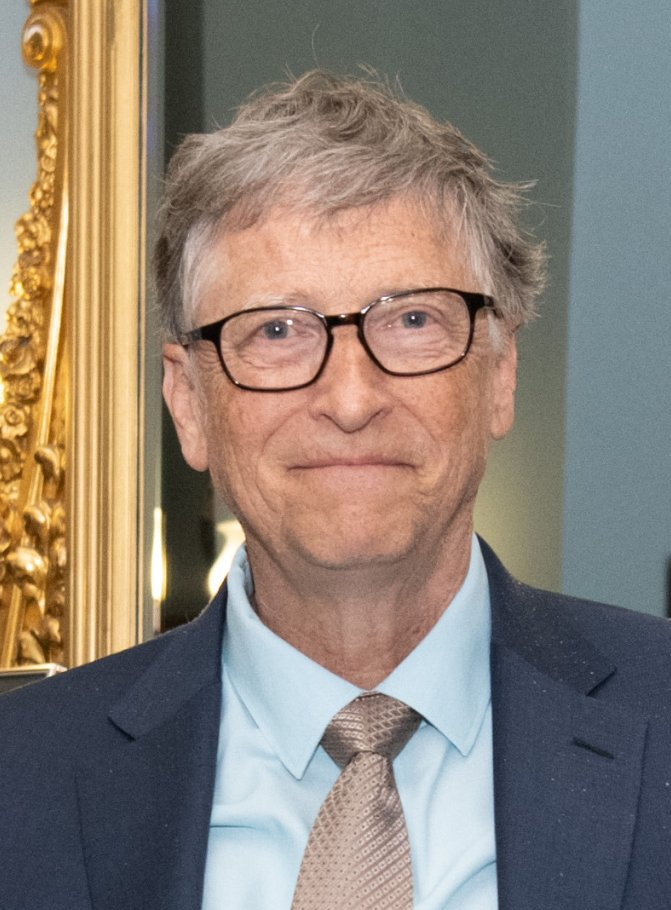
#> input picture Images/Bill-Gates.jpg, 671 x 910 px
$ python Filters.py
#> lines starting #> are read from the running program, lines starting #| are printed output that depends on the picture
import numpy as np
from scipy import ndimage
import cv2
import tkinter as tk
from tkinter import filedialog


class ImageProcessor:
    def add_uniform_noise(self, image, low=0, high=50):
        """Add uniform noise to image"""
        noise = np.random.uniform(low, high, image.shape)
        noisy_image = image + noise
        return np.clip(noisy_image, 0, 255).astype(np.uint8)

    def add_gaussian_noise(self, image, mean=0, sigma=25):
        """Add Gaussian noise to image"""
        noise = np.random.normal(mean, sigma, image.shape)
        noisy_image = image + noise
        return np.clip(noisy_image, 0, 255).astype(np.uint8)

    def add_salt_pepper_noise(self, image, prob=0.05):
        """Add salt and pepper noise to image"""
        noisy_image = np.copy(image)
        # Salt noise
        salt_mask = np.random.random(image.shape) < prob / 2
        noisy_image[salt_mask] = 255
        # Pepper noise
        pepper_mask = np.random.random(image.shape) < prob / 2
        noisy_image[pepper_mask] = 0
        return noisy_image

    def average_filter(self, image, kernel_size=3):
        """Apply average filter"""
        kernel = np.ones((kernel_size, kernel_size)) / (kernel_size ** 2)
        filtered_image = ndimage.convolve(image, kernel)
        return filtered_image.astype(np.uint8)

    def gaussian_filter(self, image, kernel_size=3, sigma=1):
        """Apply Gaussian filter"""
        x, y = np.meshgrid(np.linspace(-1, 1, kernel_size),
                           np.linspace(-1, 1, kernel_size))
        d = np.sqrt(x * x + y * y)
        kernel = np.exp(-(d ** 2 / (2.0 * sigma ** 2)))
        kernel = kernel / kernel.sum()
        filtered_image = ndimage.convolve(image, kernel)
        return filtered_image.astype(np.uint8)

    def median_filter(self, image, kernel_size=3):
        """Apply median filter"""
        filtered_image = ndimage.median_filter(image, size=kernel_size)
        return filtered_image.astype(np.uint8)

    def sobel_edge_detection(self, image):
        """Apply Sobel edge detection"""
        # Convert image to float
        img = image.astype('float64')

        # Define Sobel kernels
        sobel_x = np.array([[-1, 0, 1],
                            [-2, 0, 2],
                            [-1, 0, 1]])
        sobel_y = np.array([[-1, -2, -1],
                            [0, 0, 0],
                            [1, 2, 1]])

        # Apply convolution
        grad_x = ndimage.convolve(img, sobel_x)
        grad_y = ndimage.convolve(img, sobel_y)

        # Calculate magnitude and normalize
        magnitude = np.sqrt(grad_x ** 2 + grad_y ** 2)
        magnitude = magnitude * (255.0 / magnitude.max())

        # Apply thresholding
        threshold = magnitude.mean() * 0.6
        magnitude[magnitude < threshold] = 0

        return magnitude.astype(np.uint8)

    def roberts_edge_detection(self, image):
        """Apply Roberts edge detection"""
        # Convert image to float
        img = image.astype('float64')

        # Define Roberts kernels
        roberts_x = np.array([[1, 0],
                              [0, -1]])
        roberts_y = np.array([[0, 1],
                              [-1, 0]])

        # Pad image to handle boundaries
        padded_img = np.pad(img, ((0, 1), (0, 1)), mode='edge')

        # Apply convolution
        grad_x = ndimage.convolve(padded_img, roberts_x)
        grad_y = ndimage.convolve(padded_img, roberts_y)

        # Calculate magnitude and normalize
        magnitude = np.sqrt(grad_x ** 2 + grad_y ** 2)
        magnitude = magnitude[:-1, :-1]  # Remove padding
        magnitude = magnitude * (255.0 / magnitude.max())

        # Apply thresholding
        threshold = magnitude.mean() * 0.5
        magnitude[magnitude < threshold] = 0

        return magnitude.astype(np.uint8)

    def prewitt_edge_detection(self, image):
        """Apply Prewitt edge detection"""
        # Convert image to float
        img = image.astype('float64')

        # Define Prewitt kernels
        prewitt_x = np.array([[-1, 0, 1],
                              [-1, 0, 1],
                              [-1, 0, 1]])
        prewitt_y = np.array([[-1, -1, -1],
                              [0, 0, 0],
                              [1, 1, 1]])

        # Apply convolution
        grad_x = ndimage.convolve(img, prewitt_x)
        grad_y = ndimage.convolve(img, prewitt_y)

        # Calculate magnitude and normalize
        magnitude = np.sqrt(grad_x ** 2 + grad_y ** 2)
        magnitude = magnitude * (255.0 / magnitude.max())

        # Apply thresholding
        threshold = magnitude.mean() * 0.6
        magnitude[magnitude < threshold] = 0

        return magnitude.astype(np.uint8)

    def canny_edge_detection(self, image, low_threshold=50, high_threshold=150):
        """Apply Canny edge detection"""
        return cv2.Canny(image, low_threshold, high_threshold)


def test_image_processing():
    """Test function with edge detection comparison"""
    root = tk.Tk()
    root.withdraw()
    file_path = filedialog.askopenfilename(title="اختر الصورة طال عمرك", filetypes=[("image files", "*.jpg;*.png")])
#> the answer given: Images/Bill-Gates.jpg
    # قراءة الصورة
    original_image = cv2.imread(file_path)
#> original_image is the input picture: shape (910, 671, 3); mean B, G, R 116.9, 128.1, 140.3
    gray_image = cv2.cvtColor(original_image, cv2.COLOR_BGR2GRAY)


    if original_image is None:
        print("خطأ فادح جدا يكاد يكون كارثة في قراءة الصورة!")
        return

    processor = ImageProcessor()
    #اختبار اضافة الضوضاء التجربة الخامسة
    add_uniform_noise = processor.add_uniform_noise(gray_image)
    add_gaussian_noise = processor.add_gaussian_noise(gray_image)
    add_salt_and_pepper_noise = processor.add_salt_pepper_noise(gray_image)
#> in add_salt_pepper_noise, `noisy_image[pepper_mask] = 0`:
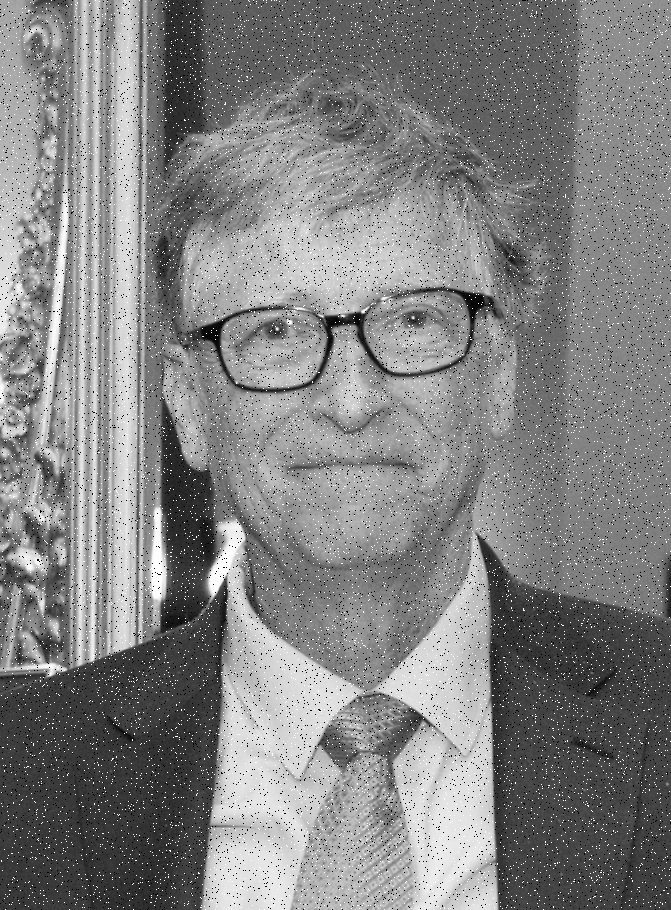
#> noisy_image: shape (910, 671); min 0, max 255, mean 130.2
    combined_noises = np.hstack((add_uniform_noise, add_gaussian_noise, add_salt_and_pepper_noise))
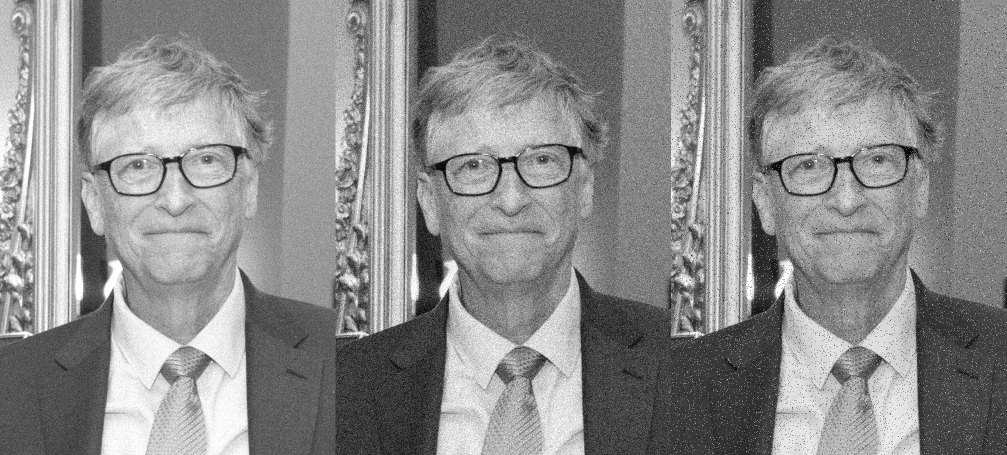
#> combined_noises: shape (910, 2013) (shown at 1/2 size); min 0, max 255, mean 138.3

    #اختبار تطبيق الفلاتر التجربة الثالثة
    average_filter = processor.average_filter(combined_noises)
    gaussian_filter = processor.gaussian_filter(combined_noises)
    median_filter = processor.median_filter(combined_noises)
    combined_filtered = np.hstack((average_filter, gaussian_filter, median_filter))
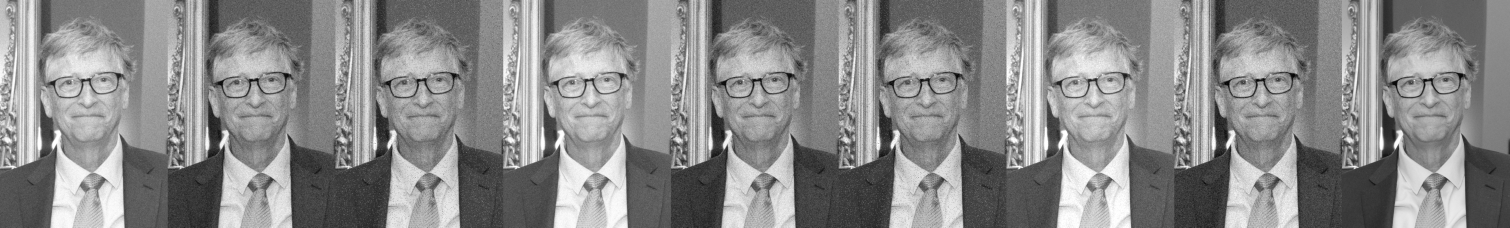
#> combined_filtered: shape (910, 6039) (shown at 1/4 size); min 0, max 255, mean 138


    #  اختبار كشف الحواف التجربة التاسعة
    edges_sobel = processor.sobel_edge_detection(gray_image)
#> in sobel_edge_detection, `threshold = magnitude.mean() * 0.6`: threshold = 9
    edges_roberts = processor.roberts_edge_detection(gray_image)
#> in roberts_edge_detection, `grad_y = ndimage.convolve(padded_img, roberts_y)`:
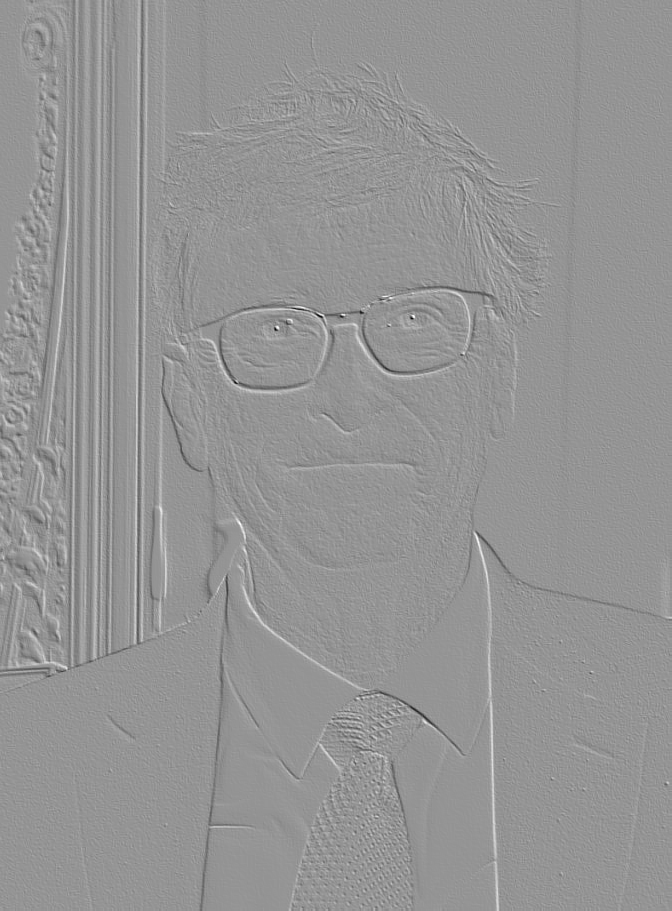
#> grad_y: shape (911, 672) float64; min -160, max 114, mean 0.1; drawn with min black and max white
#> in roberts_edge_detection, `magnitude = np.sqrt(grad_x ** 2 + grad_y ** 2)`:
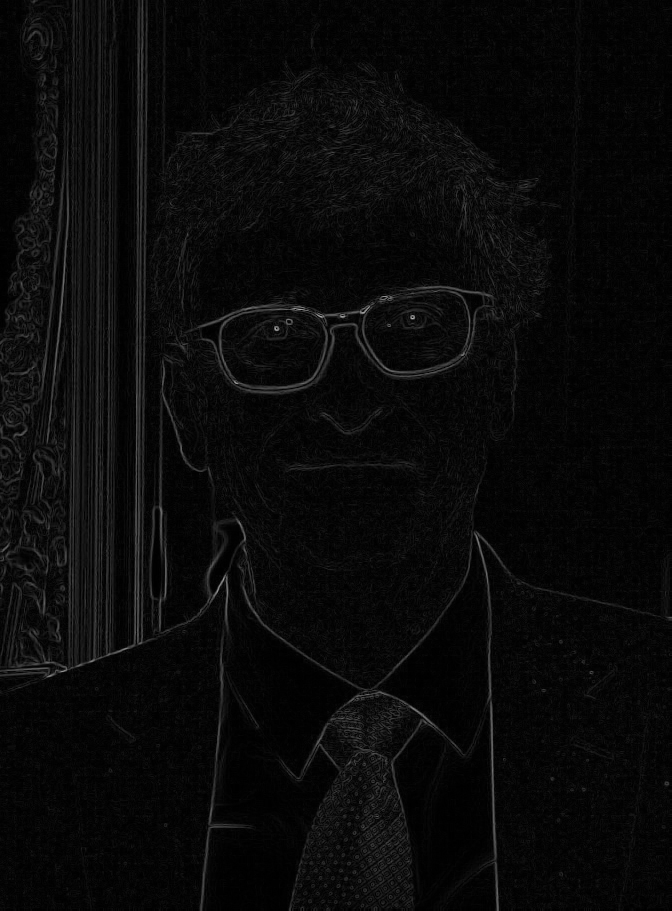
#> magnitude: shape (911, 672) float64; min 0, max 181.6, mean 9.9
#> in roberts_edge_detection, `threshold = magnitude.mean() * 0.5`: threshold = 6.97
    edges_prewitt = processor.prewitt_edge_detection(gray_image)
#> in prewitt_edge_detection, `threshold = magnitude.mean() * 0.6`: threshold = 9.03
    edges_canny = processor.canny_edge_detection(gray_image)
#> in canny_edge_detection, `return cv2.Canny(image, low_threshold, high_threshold)`:
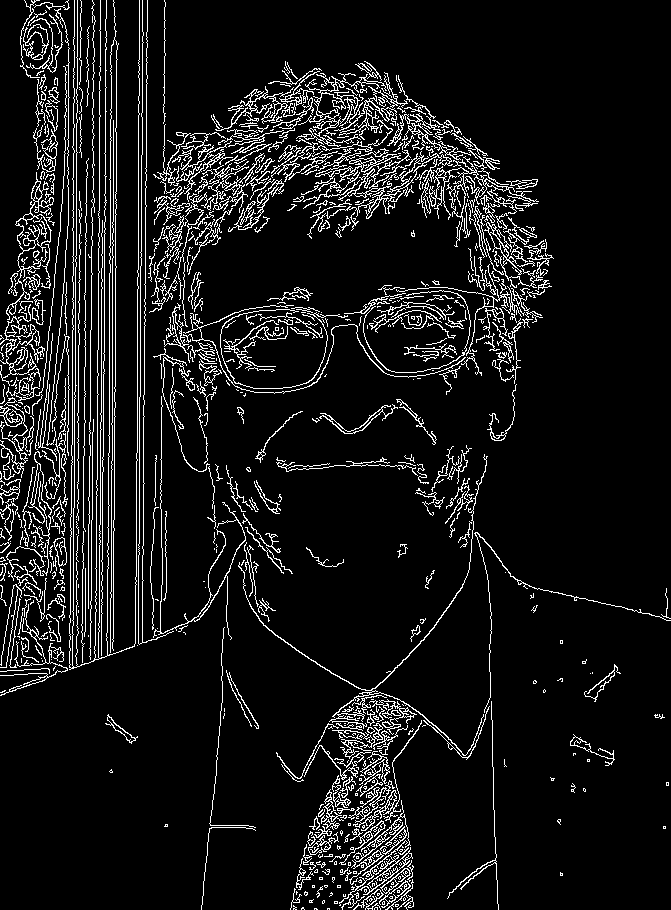
#> returned value: shape (910, 671); 8.7% white in thin lines or dots
    combined_edges = np.hstack((edges_sobel, edges_roberts, edges_prewitt, edges_canny))
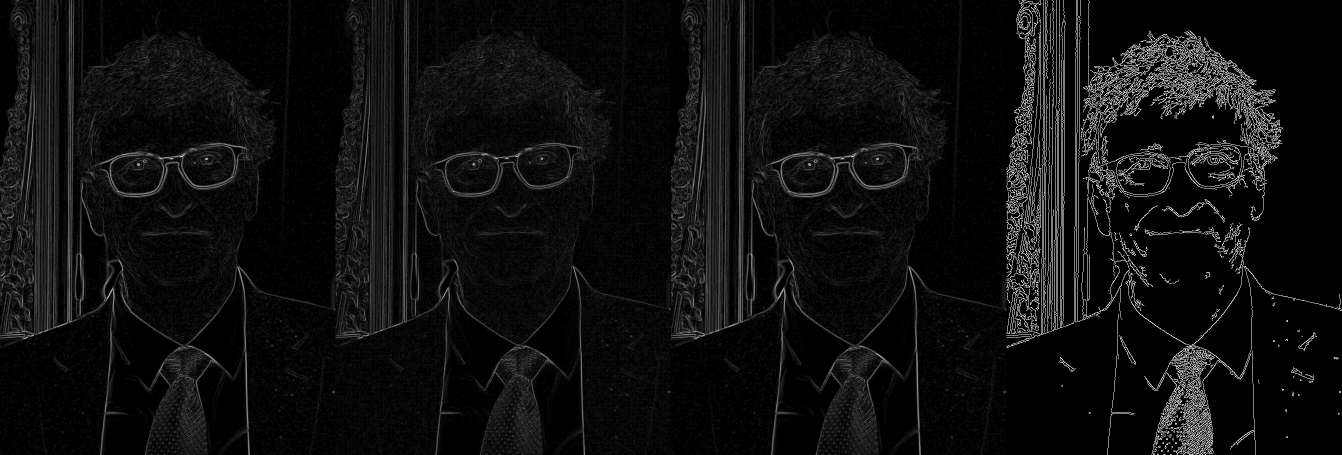
#> combined_edges: shape (910, 2684) (shown at 1/2 size); min 0, max 255, mean 14.7

    # عرض النتائج جنباً إلى جنب


    #cv2.imshow('Edge Detection Comparison', combined_edges)
    cv2.imwrite('edge_detection_comparison.jpg', combined_edges)
    cv2.imwrite("noise_adding_comparison.jpg", combined_noises)
    cv2.imwrite("filtered_noised_images.jpg", combined_filtered)
    cv2.imwrite("gray image.jpg", gray_image)
    cv2.imwrite("the_original_image.jpg", original_image)


    cv2.waitKey(0)
    cv2.destroyAllWindows()


if __name__ == "__main__":
    test_image_processing()


# [9 lines of commented-out code are left out]

$ run again, on Images/Boats.ppm
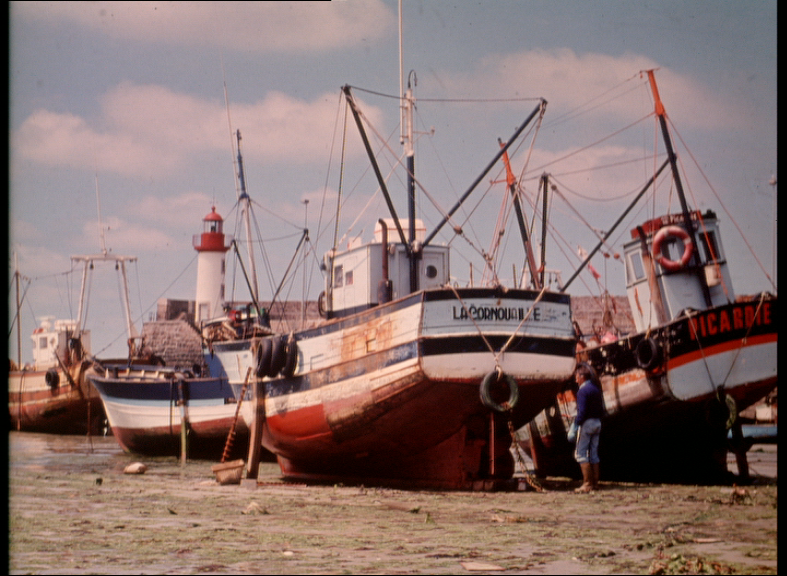
#> input picture Images/Boats.ppm, 787 x 576 px
#> in test_image_processing, original_image is the input picture: shape (576, 787, 3); mean B, G, R 111.6, 114.7, 137.3
#> in sobel_edge_detection, `threshold = magnitude.mean() * 0.6`: threshold = 11.97
#> in roberts_edge_detection, `threshold = magnitude.mean() * 0.5`: threshold = 6.07
#> in prewitt_edge_detection, `threshold = magnitude.mean() * 0.6`: threshold = 11.84
#> in canny_edge_detection, `return cv2.Canny(image, low_threshold, high_threshold)`:
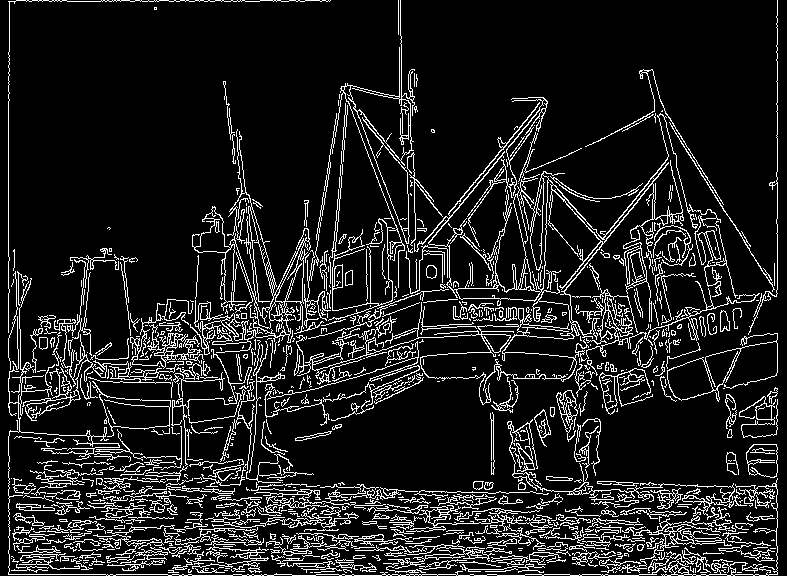
#> returned value: shape (576, 787); 12% white in thin lines or dots
#> in test_image_processing, `combined_edges = np.hstack((edges_sobel, edges_roberts, edges_prewitt,..`:
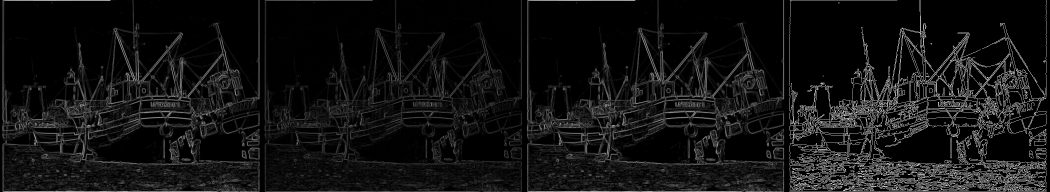
#> combined_edges: shape (576, 3148) (shown at 1/3 size); min 0, max 255, mean 18.9

$ run again, on Images/baboon.ppm
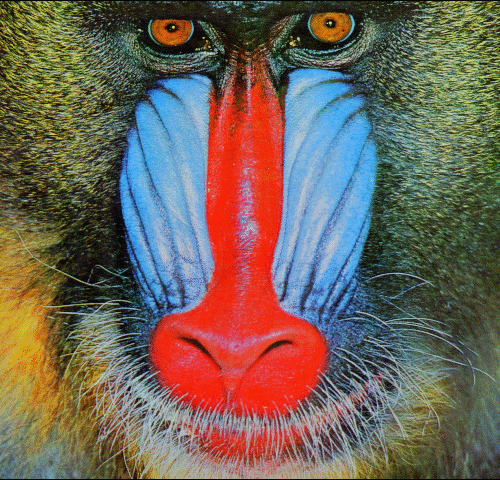
#> input picture Images/baboon.ppm, 500 x 480 px
#> in test_image_processing, original_image is the input picture: shape (480, 500, 3); mean B, G, R 88.7, 100.4, 113
#> in sobel_edge_detection, `threshold = magnitude.mean() * 0.6`: threshold = 24.58
#> in roberts_edge_detection, `threshold = magnitude.mean() * 0.5`: threshold = 17.33
#> in prewitt_edge_detection, `threshold = magnitude.mean() * 0.6`: threshold = 25.07
#> in test_image_processing, `combined_edges = np.hstack((edges_sobel, edges_roberts, edges_prewitt,..`:
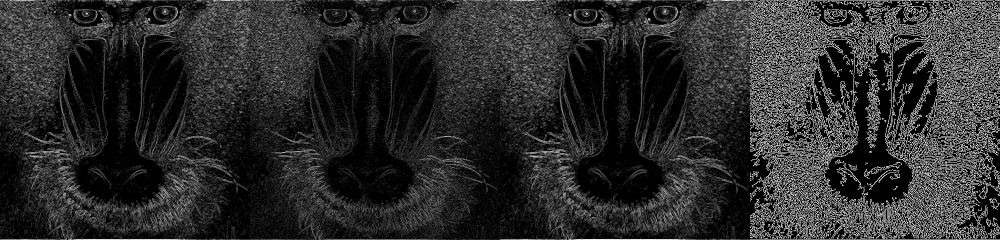
#> combined_edges: shape (480, 2000) (shown at 1/2 size); min 0, max 255, mean 44.1
